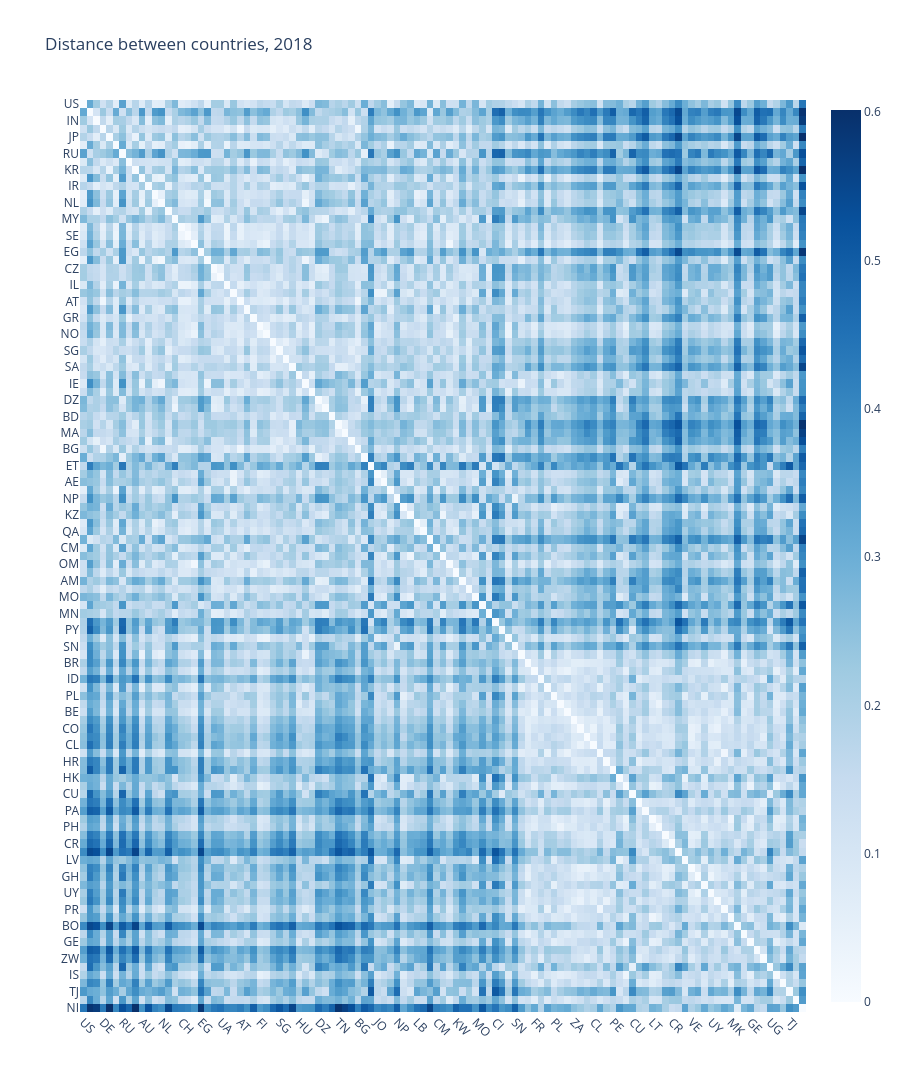

Notebook code cell kept with this figure:
### Code cell
country_labels = (
    df_map_clean_yearly.query("year==@year")
    .merge(df_cs_yearly.xs(year, level=1).sum(axis=1).to_frame("total"),
           left_on="country", right_index=True, how="left")
    .sort_values(["cluster", "total"], ascending=[True, False])["country"].to_list()
)

# y_labels = df_cs.sum(axis=1).sort_values(ascending=False).index.to_list()
# y_labels = df_dist.index.to_list()
uf.plotly_heatmap(
    df_dist_yearly.xs(year, level=1).loc[country_labels, country_labels],
    x_labels=country_labels,
    y_labels=country_labels,
    # z_min=0, z_max=1,
    colorscale="non-symmetrical",
    x_type="country",
    y_type="country",
    title=f"Distance between countries, {year}",
    line_height=10
)

### Figure 1 — Plotly figure (JSON) as saved in the notebook; plotly's stock layout.template omitted (floating-point values rounded to 4 significant figures; data arrays with more than 128 entries replaced by an {"elided": "..."} marker saying what was removed)
{"data": [{"colorscale": [[0, "rgb(247,251,255)"], [0.125, "rgb(222,235,247)"], [0.25, "rgb(198,219,239)"], [0.375, "rgb(158,202,225)"], [0.5, "rgb(107,174,214)"], [0.625, "rgb(66,146,198)"], [0.75, "rgb(33,113,181)"], [0.875, "rgb(8,81,156)"], [1, "rgb(8,48,107)"]], "customdata": {"elided": "111x111x2 str values"}, "hovertemplate": "<b>X: </b>%{customdata[0]}<br><b>Y: </b>%{customdata[1]}<br><b>Z: </b> %{z:.3f}<br><extra></extra>", "type": "heatmap", "x": ["US", "CN", "IN", "DE", "JP", "CA", "RU", "IT", "KR", "AU", "IR", "TR", "NL", "TW", "MY", "CH", "SE", "PT", "EG", "DK", "CZ", "UA", "IL", "RO", "AT", "NG", "GR", "FI", "NO", "TH", "SG", "PK", "SA", "HU", "IE", "RS", "DZ", "SK", "BD", "TN", "MA", "IQ", "BG", "VN", "ET", "JO", "AE", "LK", "NP", "EE", "KZ", "LB", "QA", "BY", "CM", "AZ", "OM", "KW", "AM", "UZ", "MO", "SD", "MN", "CI", "PY", "PS", "SN", "GB", "BR", "FR", "ID", "ES", "PL", "MX", "BE", "ZA", "CO", "AR", "CL", "NZ", "HR", "PE", "HK", "SI", "CU", "EC", "PA", "LT", "PH", "KE", "CR", "LU", "LV", "VE", "GH", "CY", "UY", "BA", "PR", "MK", "BO", "TZ", "GE", "AL", "ZW", "UG", "IS", "MD", "TJ", "MT", "NI"], "y": ["US", "CN", "IN", "DE", "JP", "CA", "RU", "IT", "KR", "AU", "IR", "TR", "NL", "TW", "MY", "CH", "SE", "PT", "EG", "DK", "CZ", "UA", "IL", "RO", "AT", "NG", "GR", "FI", "NO", "TH", "SG", "PK", "SA", "HU", "IE", "RS", "DZ", "SK", "BD", "TN", "MA", "IQ", "BG", "VN", "ET", "JO", "AE", "LK", "NP", "EE", "KZ", "LB", "QA", "BY", "CM", "AZ", "OM", "KW", "AM", "UZ", "MO", "SD", "MN", "CI", "PY", "PS", "SN", "GB", "BR", "FR", "ID", "ES", "PL", "MX", "BE", "ZA", "CO", "AR", "CL", "NZ", "HR", "PE", "HK", "SI", "CU", "EC", "PA", "LT", "PH", "KE", "CR", "LU", "LV", "VE", "GH", "CY", "UY", "BA", "PR", "MK", "BO", "TZ", "GE", "AL", "ZW", "UG", "IS", "MD", "TJ", "MT", "NI"], "z": {"elided": "111x111 float values"}}], "layout": {"height": 1110, "title": {"text": "Distance between countries, 2018"}, "xaxis": {"automargin": true, "tickangle": 45}, "yaxis": {"automargin": true, "autorange": "reversed"}}}
